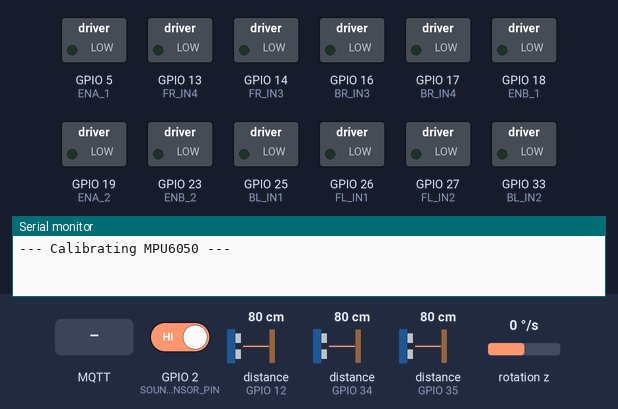
The sketch below on a simulated ESP32. Shown: switched loads named in the sketch (green lamp = pin HIGH), the last lines printed to the serial monitor. Wiring (inferred from the names in the program): MPU-6050 motion sensor at I2C address 0x68. The inputs (shaded band) are chosen by the test bench; at power-on: distance to the obstacle (sensors on GPIO 12, GPIO 34, GPIO 35) 80 cm, GPIO 2 (SOUND_SENSOR_PIN) HIGH, rotation z 0 °/s. The echo pulse lasts 58.3 µs per cm; WiFi joins after 1.5 s; servers stay silent unless stated; no MQTT or app messages arrive unless stated; pins used as bus, display or sensor lines are not drawn.

Above: at 3.5 s.
3.6 s: MQTT message "FORWARD:" arrives on the first subscribed topic
At 4.8 s:
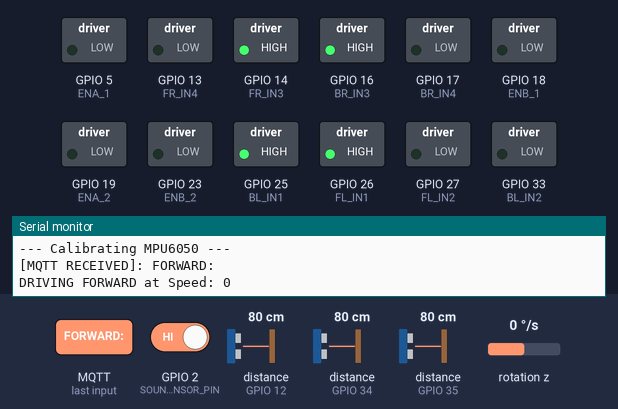
5.1 s: distance to the obstacle (sensor on GPIO 12) set to 28 cm
6.6 s: distance to the obstacle (sensor on GPIO 12) set to 23 cm
At 7.1 s:
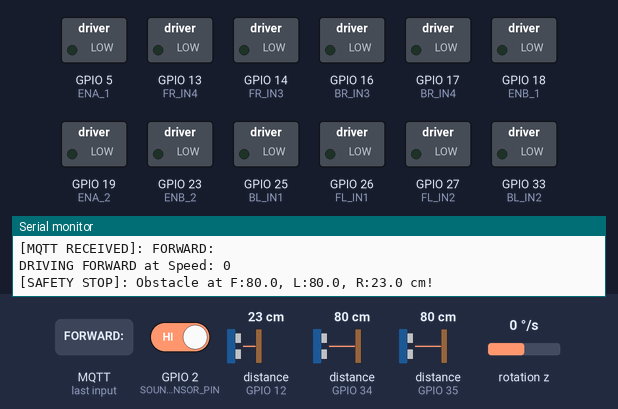
9.6 s: MQTT message "ROTATE_CW:" arrives on the first subscribed topic
At 10.4 s:
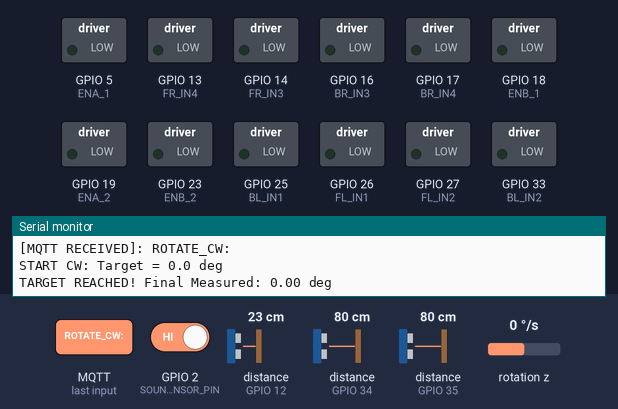
11.1 s: MQTT message "ROTATE_ACW:" arrives on the first subscribed topic
At 11.6 s:
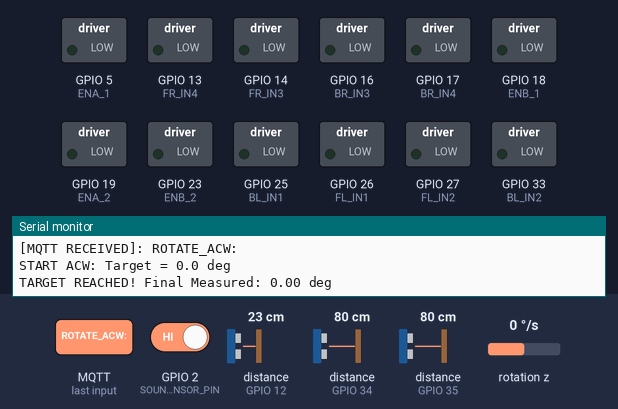
Timing chart, 0 to 13.6 s (numbered marks = the images above; inputs shaded):
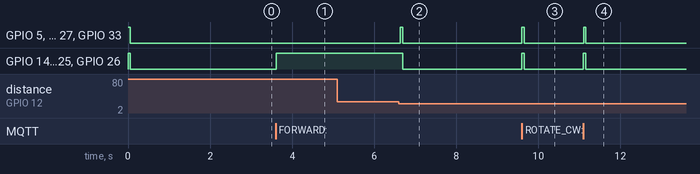

The sketch:

esp32_mqtt_test.ino
```cpp
#include <WiFi.h>
#include <PubSubClient.h>
#include <Wire.h>

const char* ssid        = "ssid";
const char* password    = "pwd";
const char* mqtt_server = "ip";

#define TOPIC_COMMANDS "chair/commands"
#define TOPIC_STATUS   "chair/status"

// ============================================================
// SOUND SENSOR & MANUAL RESET SWITCH PINS
// ============================================================
#define SOUND_SENSOR_PIN 2
#define RESET_BUTTON_PIN 0  // GPIO 0 Push Button (BOOT Button or External Switch)

volatile bool clapDetectedFlag = false;
bool isSystemActive = false; // Chair won't move until clap is heard
unsigned long lastClapTime = 0;

// Motor Driver Pins
#define FL_IN1 26
#define FL_IN2 27
#define FR_IN3 14
#define FR_IN4 13
#define BL_IN1 25
#define BL_IN2 33
#define BR_IN3 16
#define BR_IN4 17

#define ENA_1 5
#define ENB_1 18
#define ENA_2 19
#define ENB_2 23

// Ultrasonic Sensor Pins
#define TRIG_FRONT 4
#define ECHO_FRONT 34

#define TRIG_LEFT  32
#define ECHO_LEFT  35

#define TRIG_RIGHT 15
#define ECHO_RIGHT 12

#define OBSTACLE_STOP_DIST 25.0 // 25cm Safety Limit

// MPU6050
#define MPU_ADDR 0x68
#define GYRO_SCALE 65.5

float gyroBiasZ = 0.0;
float rotationAngle = 0.0;
unsigned long lastMicros = 0;

bool rotationActive = false;
bool rotationClockwise = true;
float targetAngle = 0.0;
int maxSpeed = 120;
unsigned long startTime = 0;
unsigned long calculatedTimeout = 10000;

// Gyro Live Stall Tracking Variables
float lastCheckAngle = -999.0;
unsigned long lastAngleChangeTime = 0;

// State logic for safety obstacle check during Forward movement
bool isDrivingForward = false;
unsigned long lastUltrasonicCheck = 0;

WiFiClient espClient;
PubSubClient client(espClient);

// Interrupt Service Routine (Runs instantly on Sound Pulse)
void IRAM_ATTR soundISR() {
  unsigned long currentTime = millis();
  // 500ms Debounce to prevent multiple false hits
  if (currentTime - lastClapTime > 500) {
    clapDetectedFlag = true;
    lastClapTime = currentTime;
  }
}

void setupSoundSensor() {
  pinMode(SOUND_SENSOR_PIN, INPUT_PULLUP);
  attachInterrupt(digitalPinToInterrupt(SOUND_SENSOR_PIN), soundISR, FALLING);
}

void processClapSignal() {
  if (clapDetectedFlag && !isSystemActive) {
    clapDetectedFlag = false;
    isSystemActive = true;

    Serial.println("\n==================================================");
    Serial.println(" [SUCCESS]: INTERRUPT CLAP DETECTED! ACTIVATING... ");
    Serial.println("==================================================");

    // Send MQTT command 3 times safely
    for (int i = 0; i < 3; i++) {
      client.publish(TOPIC_STATUS, "CLAP_DETECTED");
      delay(40);
    }
  }
}

// ============================================================
// MANUAL RESET SWITCH CHECK (GPIO 0)
// ============================================================
void checkResetButton() {
  if (digitalRead(RESET_BUTTON_PIN) == LOW) {
    delay(50); // Debounce delay
    if (digitalRead(RESET_BUTTON_PIN) == LOW) {

      // Reset logic state
      isSystemActive = false;
      clapDetectedFlag = false;
      rotationActive = false;
      stopMotors();

      Serial.println("\n==================================================");
      Serial.println(" [MANUAL RESET]: GPIO 0 BUTTON PRESSED! READY AGAIN ");
      Serial.println("==================================================");

      client.publish(TOPIC_STATUS, "MANUAL_RESET");

      // Wait until button is released to prevent loop repeating
      while (digitalRead(RESET_BUTTON_PIN) == LOW) { delay(10); }
    }
  }
}

// ============================================================
// ULTRASONIC SENSOR READ FUNCTION
// ============================================================
float getDistance(int trigPin, int echoPin) {
  digitalWrite(trigPin, LOW);
  delayMicroseconds(2);
  digitalWrite(trigPin, HIGH);
  delayMicroseconds(10);
  digitalWrite(trigPin, LOW);

  long duration = pulseIn(echoPin, HIGH, 25000); // 25ms timeout (~4m max)
  if (duration == 0) return 999.0;
  return (duration * 0.0343) / 2.0;
}

// ============================================================
// MPU6050 FUNCTIONS
// ============================================================
void verifyAndWakeMPU() {
  Wire.beginTransmission(MPU_ADDR);
  Wire.write(0x6B);
  if (Wire.endTransmission(false) == 0) {
    Wire.requestFrom(MPU_ADDR, 1, true);
    if (Wire.available()) {
      byte pwr = Wire.read();
      if (pwr != 0x00) {
        Wire.beginTransmission(MPU_ADDR); Wire.write(0x6B); Wire.write(0x00); Wire.endTransmission();
        Wire.beginTransmission(MPU_ADDR); Wire.write(0x1B); Wire.write(0x08); Wire.endTransmission();
      }
    }
  }
}

int16_t readGyroZRaw() {
  Wire.beginTransmission(MPU_ADDR);
  Wire.write(0x47);
  if (Wire.endTransmission(false) != 0) return 0;
  if (Wire.requestFrom(MPU_ADDR, 2, true) < 2) return 0;
  return (Wire.read() << 8) | Wire.read();
}

void calibrateGyro() {
  Serial.println("\n--- Calibrating MPU6050 ---");
  long total = 0;
  for (int i = 0; i < 300; i++) {
    total += readGyroZRaw();
    delay(2);
  }
  gyroBiasZ = (total / 300.0) / GYRO_SCALE;
}

void updateAngle() {
  unsigned long now = micros();
  float dt = (now - lastMicros) / 1000000.0;

  if (dt <= 0) return;
  if (dt > 0.10) { lastMicros = now; return; }

  lastMicros = now;
  float gz = (readGyroZRaw() / GYRO_SCALE) - gyroBiasZ;
  rotationAngle += (gz * dt);
}

// ============================================================
// MOTOR FUNCTIONS
// ============================================================
void setMotorSpeed(int speed) {
  speed = constrain(speed, 0, 255);
  ledcWrite(ENA_1, speed); ledcWrite(ENB_1, speed);
  ledcWrite(ENA_2, speed); ledcWrite(ENB_2, speed);
}

void stopMotors() {
  isDrivingForward = false;
  setMotorSpeed(255);
  digitalWrite(FL_IN1, HIGH); digitalWrite(FL_IN2, HIGH);
  digitalWrite(FR_IN3, HIGH); digitalWrite(FR_IN4, HIGH);
  digitalWrite(BL_IN1, HIGH); digitalWrite(BL_IN2, HIGH);
  digitalWrite(BR_IN3, HIGH); digitalWrite(BR_IN4, HIGH);
  delay(60);
  setMotorSpeed(0);
  digitalWrite(FL_IN1, LOW); digitalWrite(FL_IN2, LOW);
  digitalWrite(FR_IN3, LOW); digitalWrite(FR_IN4, LOW);
  digitalWrite(BL_IN1, LOW); digitalWrite(BL_IN2, LOW);
  digitalWrite(BR_IN3, LOW); digitalWrite(BR_IN4, LOW);
}

void driveForward(int speed) {
  rotationActive = false; // Disable MPU Rotation loop

  // 3 Sensors Safety Check before starting move
  float f = getDistance(TRIG_FRONT, ECHO_FRONT);
  delayMicroseconds(500);
  float l = getDistance(TRIG_LEFT, ECHO_LEFT);
  delayMicroseconds(500);
  float r = getDistance(TRIG_RIGHT, ECHO_RIGHT);

  if (f < OBSTACLE_STOP_DIST || l < OBSTACLE_STOP_DIST || r < OBSTACLE_STOP_DIST) {
    stopMotors();
    Serial.printf("[SAFETY BLOCK]: Obstacle detected (F:%.1f, L:%.1f, R:%.1f cm)\n", f, l, r);
    client.publish(TOPIC_STATUS, "OBSTACLE");
    return;
  }

  digitalWrite(FL_IN1, HIGH); digitalWrite(FL_IN2, LOW);
  digitalWrite(BL_IN1, HIGH); digitalWrite(BL_IN2, LOW);
  digitalWrite(FR_IN3, HIGH); digitalWrite(FR_IN4, LOW);
  digitalWrite(BR_IN3, HIGH); digitalWrite(BR_IN4, LOW);

  setMotorSpeed(speed);
  isDrivingForward = true;
  Serial.printf("DRIVING FORWARD at Speed: %d\n", speed);
}

void rotateCW_Pins() {
  digitalWrite(FL_IN1, HIGH); digitalWrite(FL_IN2, LOW);
  digitalWrite(BL_IN1, HIGH); digitalWrite(BL_IN2, LOW);
  digitalWrite(FR_IN3, LOW);  digitalWrite(FR_IN4, HIGH);
  digitalWrite(BR_IN3, LOW);  digitalWrite(BR_IN4, HIGH);
}

void rotateACW_Pins() {
  digitalWrite(FL_IN1, LOW);  digitalWrite(FL_IN2, HIGH);
  digitalWrite(BL_IN1, LOW);  digitalWrite(BL_IN2, HIGH);
  digitalWrite(FR_IN3, HIGH); digitalWrite(FR_IN4, LOW);
  digitalWrite(BR_IN3, HIGH); digitalWrite(BR_IN4, LOW);
}

void startRotation(bool clockwise, float degrees, int speed) {
  isDrivingForward = false;
  rotationActive = false;
  verifyAndWakeMPU();

  rotationClockwise = clockwise;
  targetAngle = fabs(degrees);
  maxSpeed = constrain(speed, 85, 180);
  calculatedTimeout = (unsigned long)((targetAngle / 10.0) * 1000.0) + 5000;

  rotationAngle = 0.0;
  lastCheckAngle = -999.0;
  lastAngleChangeTime = millis();
  lastMicros = micros();
  startTime = millis();

  if (rotationClockwise) rotateCW_Pins();
  else rotateACW_Pins();

  rotationActive = true;
  Serial.printf("\nSTART %s: Target = %.1f deg\n", clockwise ? "CW" : "ACW", targetAngle);
}

void processRotation() {
  if (!rotationActive) return;

  updateAngle();
  float current = fabs(rotationAngle);
  float remaining = targetAngle - current;

  // Track live angle movement
  if (fabs(current - lastCheckAngle) > 0.2) {
    lastCheckAngle = current;
    lastAngleChangeTime = millis();
  }

  // Live Gyro Stall Check: If angle freezes for 400ms mid-turn -> Emergency Safety Stop
  if (millis() - startTime > 500 && (millis() - lastAngleChangeTime > 400)) {
    stopMotors();
    rotationActive = false;
    Serial.println("SAFETY STOP: Gyro frozen mid-turn!");
    client.publish(TOPIC_STATUS, "SENSOR_STALL_ERROR");
    return;
  }

  if (millis() - startTime >= calculatedTimeout) {
    stopMotors();
    rotationActive = false;
    Serial.printf("TIMEOUT! Measured: %.2f deg\n", current);
    client.publish(TOPIC_STATUS, "TIMEOUT");
    return;
  }

  if (remaining <= 3.5) {
    stopMotors();
    rotationActive = false;
    Serial.printf("TARGET REACHED! Final Measured: %.2f deg\n", current);
    client.publish(TOPIC_STATUS, "DONE");
    return;
  }

  int dynamicPWM = constrain(remaining * 3.5, 90, maxSpeed);
  setMotorSpeed(dynamicPWM);
}

// Check front obstacle non-blockingly during forward drive
void monitorForwardObstacle() {
  if (!isDrivingForward) return;

  if (millis() - lastUltrasonicCheck >= 40) { // Check every 40ms
    lastUltrasonicCheck = millis();

    float f = getDistance(TRIG_FRONT, ECHO_FRONT);
    delayMicroseconds(500);
    float l = getDistance(TRIG_LEFT, ECHO_LEFT);
    delayMicroseconds(500);
    float r = getDistance(TRIG_RIGHT, ECHO_RIGHT);

    if (f < OBSTACLE_STOP_DIST || l < OBSTACLE_STOP_DIST || r < OBSTACLE_STOP_DIST) {
      stopMotors();
      Serial.printf("[SAFETY STOP]: Obstacle at F:%.1f, L:%.1f, R:%.1f cm!\n", f, l, r);
      client.publish(TOPIC_STATUS, "OBSTACLE");
    }
  }
}

// ============================================================
// MQTT CALLBACK
// ============================================================
void callback(char* topic, byte* payload, unsigned int length) {
  String msg = "";
  for (unsigned int i = 0; i < length; i++) msg += (char)payload[i];
  msg.trim();

  Serial.print("[MQTT RECEIVED]: ");
  Serial.println(msg);

  // 1. FORWARD COMMAND
  if (msg.startsWith("FORWARD:")) {
    int colon = msg.indexOf(':');
    int speed = msg.substring(colon + 1).toInt();
    driveForward(speed);
  }
  // 2. ROTATE CLOCKWISE
  else if (msg.startsWith("ROTATE_CW:")) {
    int c1 = msg.indexOf(':');
    int c2 = msg.indexOf(':', c1 + 1);
    startRotation(true, msg.substring(c1 + 1, c2).toFloat(), msg.substring(c2 + 1).toInt());
  }
  // 3. ROTATE ANTICLOCKWISE
  else if (msg.startsWith("ROTATE_ACW:")) {
    int c1 = msg.indexOf(':');
    int c2 = msg.indexOf(':', c1 + 1);
    startRotation(false, msg.substring(c1 + 1, c2).toFloat(), msg.substring(c2 + 1).toInt());
  }
  // 4. STOP MOTORS
  else if (msg == "STOP") {
    rotationActive = false;
    stopMotors();
  }
  // 5. QUERY ALL ULTRASONIC SENSOR DISTANCES
  else if (msg == "GET_SENSORS") {
    float f = getDistance(TRIG_FRONT, ECHO_FRONT);
    delay(20);
    float l = getDistance(TRIG_LEFT, ECHO_LEFT);
    delay(20);
    float r = getDistance(TRIG_RIGHT, ECHO_RIGHT);

    char buf[64];
    snprintf(buf, sizeof(buf), "FRONT:%.1f,LEFT:%.1f,RIGHT:%.1f", f, l, r);
    client.publish(TOPIC_STATUS, buf);
    Serial.println(buf);
  }
  // 6. SOFTWARE RESET COMMAND FROM PYTHON
  else if (msg == "RESET_CLAP") {
    isSystemActive = false;
    clapDetectedFlag = false;
    stopMotors();
    Serial.println("\n[MQTT RESET]: Chair reset and ready for next clap!");
  }
}

// ============================================================
// SETUP & LOOP
// ============================================================
void setup() {
  Serial.begin(115200);

  // Reset Button Setup on GPIO 0
  pinMode(RESET_BUTTON_PIN, INPUT_PULLUP);

  setupSoundSensor();

  // Motor Pins Setup
  pinMode(FL_IN1, OUTPUT); pinMode(FL_IN2, OUTPUT);
  pinMode(FR_IN3, OUTPUT); pinMode(FR_IN4, OUTPUT);
  pinMode(BL_IN1, OUTPUT); pinMode(BL_IN2, OUTPUT);
  pinMode(BR_IN3, OUTPUT); pinMode(BR_IN4, OUTPUT);

  ledcAttach(ENA_1, 1000, 8); ledcAttach(ENB_1, 1000, 8);
  ledcAttach(ENA_2, 1000, 8); ledcAttach(ENB_2, 1000, 8);
  stopMotors();

  // Ultrasonic Pins Setup
  pinMode(TRIG_FRONT, OUTPUT); pinMode(ECHO_FRONT, INPUT);
  pinMode(TRIG_LEFT,  OUTPUT); pinMode(ECHO_LEFT,  INPUT);
  pinMode(TRIG_RIGHT, OUTPUT); pinMode(ECHO_RIGHT, INPUT);

  digitalWrite(TRIG_FRONT, LOW);
  digitalWrite(TRIG_LEFT,  LOW);
  digitalWrite(TRIG_RIGHT, LOW);

  // Wire & MPU Setup
  Wire.begin(21, 22);
  Wire.setTimeOut(100);
  Wire.setClock(100000);

  verifyAndWakeMPU();
  calibrateGyro();

  // WiFi Setup
  WiFi.begin(ssid, password);
  while (WiFi.status() != WL_CONNECTED) { delay(500); }

  client.setServer(mqtt_server, 1883);
  client.setCallback(callback);
}

void loop() {
  if (!client.connected()) {
    if (client.connect("ESP32Chair")) client.subscribe(TOPIC_COMMANDS);
  }
  client.loop();

  processClapSignal();       // Sound Sensor Check
  checkResetButton();        // Push Button Check on GPIO 0
  processRotation();        // Motor angle rotation with live stall safety
  monitorForwardObstacle(); // Non-blocking forward obstacle check
}
```

Measured:
- the behaviour switches between 26 and 25 cm on distance to the obstacle (sensor on GPIO 12) (found by bisection; images 1 and 2)
- after the input at 3.6 s, GPIO 14 (FR_IN3), GPIO 16 (BR_IN3), GPIO 25 (BL_IN1), GPIO 26 (FL_IN1): LOW → HIGH at once
- after the input at 5.1 s, every drawn part: stays the same
- after the input at 6.6 s, GPIO 5 (ENA_1), GPIO 13 (FR_IN4), GPIO 17 (BR_IN4), GPIO 18 (ENB_1), GPIO 19 (ENA_2), GPIO 23 (ENB_2), GPIO 27 (FL_IN2), GPIO 33 (BL_IN2): LOW → HIGH at once, → LOW 0.06 s later; GPIO 14 (FR_IN3), GPIO 16 (BR_IN3), GPIO 25 (BL_IN1), GPIO 26 (FL_IN1): HIGH → LOW after 0.10 s
- after the input at 9.6 s, GPIO 5 (ENA_1), GPIO 13 (FR_IN4), GPIO 14 (FR_IN3), GPIO 16 (BR_IN3), GPIO 17 (BR_IN4), GPIO 18 (ENB_1), GPIO 19 (ENA_2), GPIO 23 (ENB_2), GPIO 25 (BL_IN1), GPIO 26 (FL_IN1), GPIO 27 (FL_IN2), GPIO 33 (BL_IN2): LOW → HIGH at once, → LOW 0.06 s later
- after the input at 11.1 s, GPIO 5 (ENA_1), GPIO 13 (FR_IN4), GPIO 14 (FR_IN3), GPIO 16 (BR_IN3), GPIO 17 (BR_IN4), GPIO 18 (ENB_1), GPIO 19 (ENA_2), GPIO 23 (ENB_2), GPIO 25 (BL_IN1), GPIO 26 (FL_IN1), GPIO 27 (FL_IN2), GPIO 33 (BL_IN2): LOW → HIGH at once, → LOW 0.06 s later
